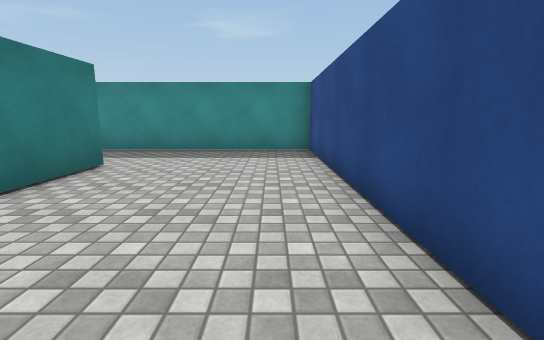
view 1 (above)

16 first-person views from a walk through a scene from a Unity 3-D project. The camera is 1.2 m above the floor, tilts 10° down and sees 85° across. The floor is counted in squares, 1.2 m on a side. Each view is taken from the middle of a square. On the plan, view 1 faces up. The plan holds only what a view shows up to about 12 squares ahead; the rest is blank. The place goes on beyond the plan. The player is left out. Surface patterns are stand-ins for the level's own textures.

view 2
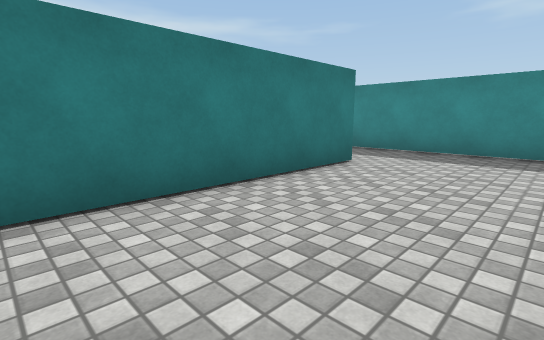

view 3
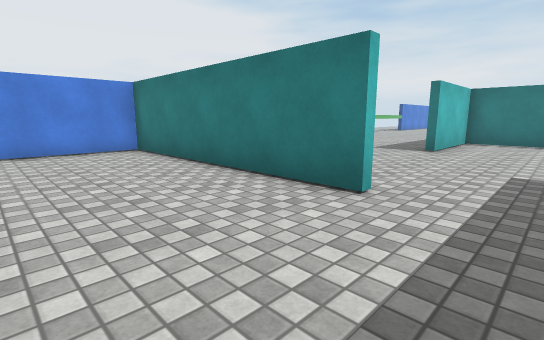

view 4
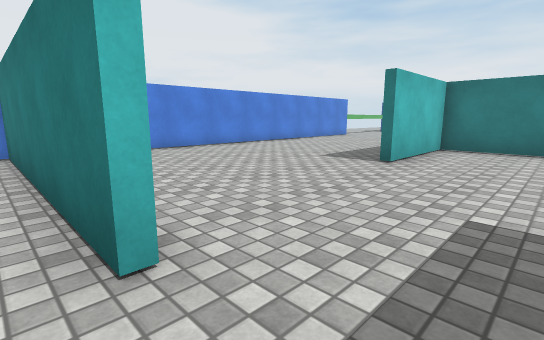

view 5
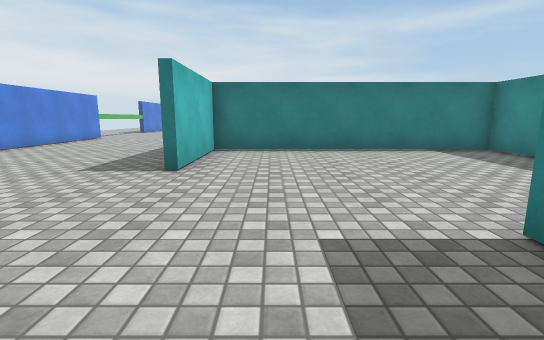

view 6
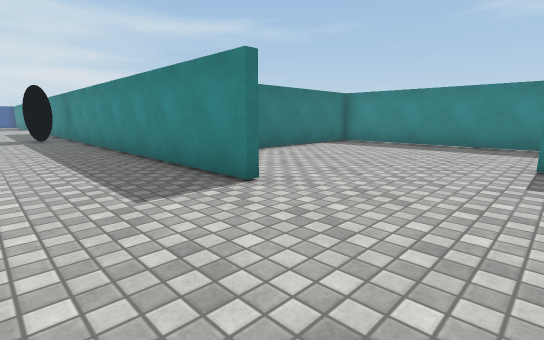

view 7
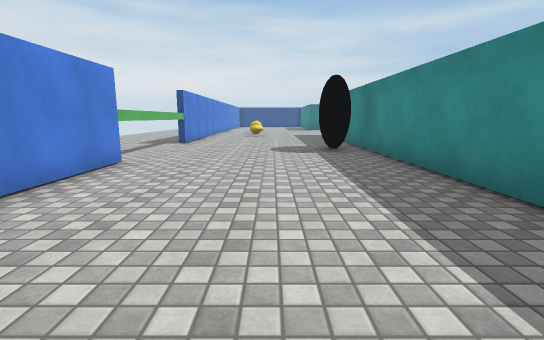

view 8
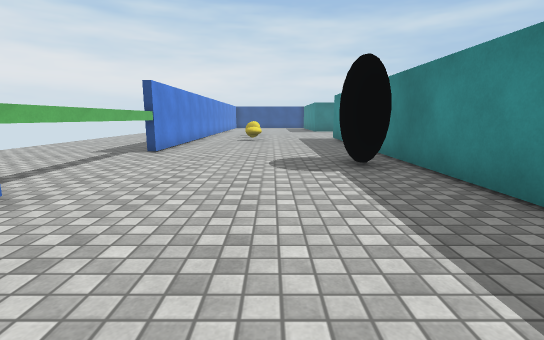

view 9
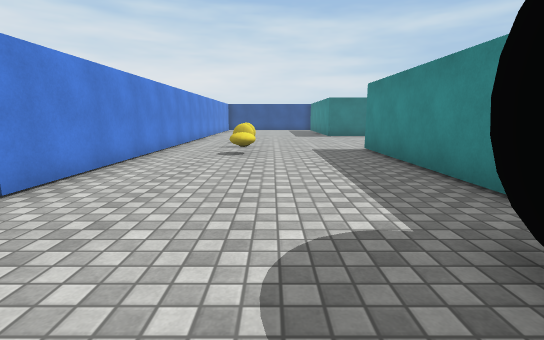

view 10
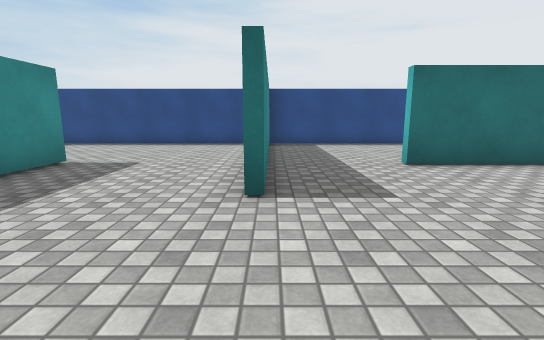

view 11
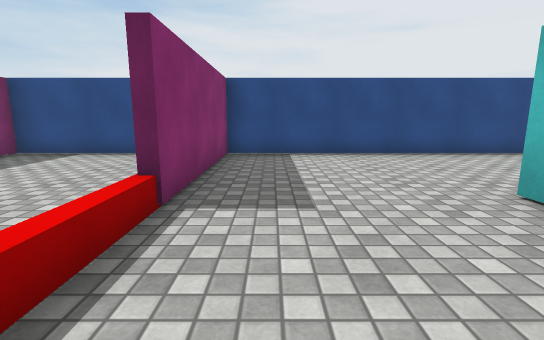

view 12
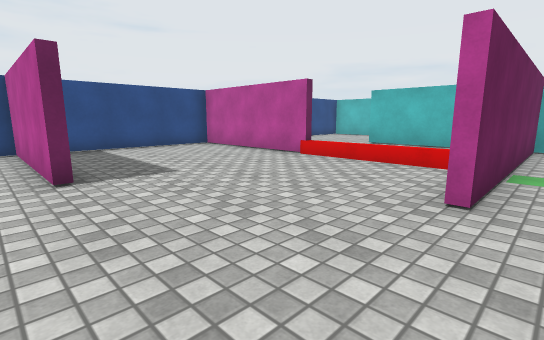

view 13
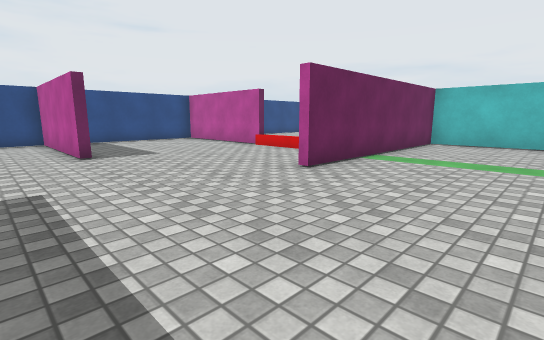

view 14
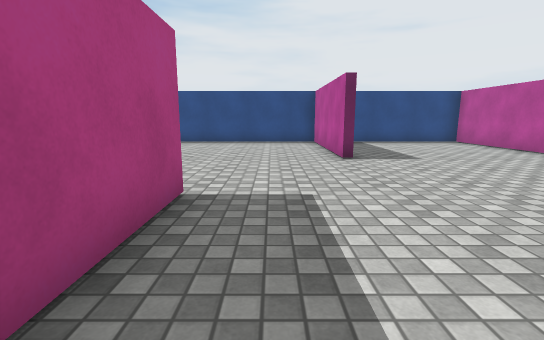

view 15
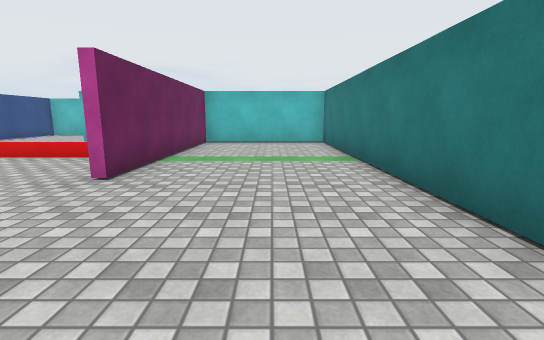

view 16
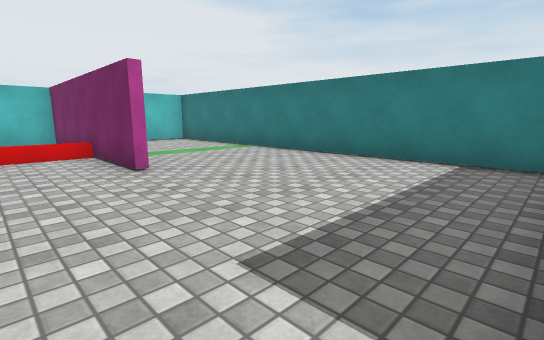

### Floor plan
Key: @ floor where view 1 was taken; # wall or solid block; . floor; T thing the floor can be seen under or through.
Columns run from 31 left of view 1 to 1 right of it. Each row starts with its distance up from view 1.
 27                   #  ####.......#
 26                   #.............#
 25                   #.............#
 24                   #.........#####
 23                   #.............#
 22                   #.............#
 21                   #....#........#
 20                   #....#........#
 19                   #....#........#
 18                   #....#....#####
 17                   #....#........#
 16                   #....# .......#
 15                   #....#  ......#
 14                   ##########....#
 13                   #.............#
 12                   #.............#
 11                   #.............#
 10                   #.............#
  9                   #......########
  8                   #.............#
  7                   #.............#
  6                   #........#....#
  5 ..####################.....#....#
  4 .........##................#....#
  3 ...........................#....#
  2 ...........................#....#
  1 .......................... #....#
  0 .......................... #...@
 -1 #######TTTTTTTT##########  #####
 -2       .......                ..
 -3     ........
 -4     .......
 -5     ......
 -6     ....

Positions as (right, up) in squares from view 1, and headings:
1: (0, 0), facing up
2: (0, 0), facing up-left
3: (0, 8), facing down-left
4: (-3, 8), facing down-left
5: (-4, 7), facing left
6: (-6, 2), facing up-left
7: (-12, 2), facing left
8: (-15, 2), facing left
9: (-20, 2), facing left
10: (-10, 9), facing right
11: (-7, 17), facing right
12: (-9, 25), facing down-right
13: (-12, 26), facing down-right
14: (-11, 26), facing right
15: (-11, 26), facing down
16: (-6, 27), facing down-left
